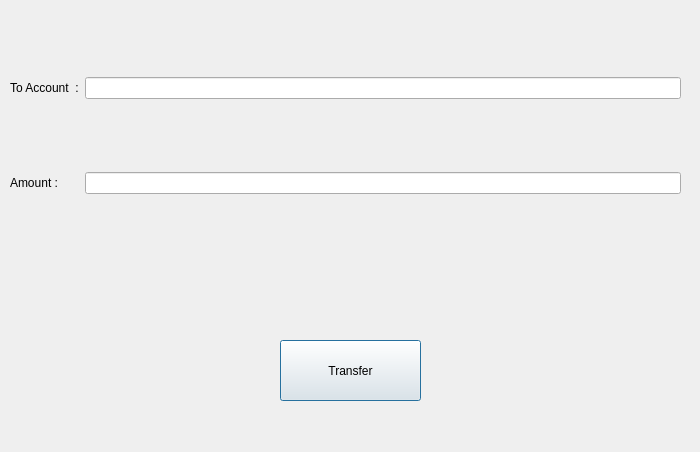
<?xml version="1.0" encoding="UTF-8"?>
<ui version="4.0">
 <class>TransferMoneyByAccount</class>
 <widget class="QDialog" name="TransferMoneyByAccount">
  <property name="geometry">
   <rect>
    <x>0</x>
    <y>0</y>
    <width>700</width>
    <height>452</height>
   </rect>
  </property>
  <property name="windowTitle">
   <string>Transfer Money</string>
  </property>
  <widget class="QPushButton" name="pushButton">
   <property name="geometry">
    <rect>
     <x>280</x>
     <y>340</y>
     <width>141</width>
     <height>61</height>
    </rect>
   </property>
   <property name="text">
    <string>Transfer</string>
   </property>
  </widget>
  <widget class="QWidget" name="gridLayoutWidget">
   <property name="geometry">
    <rect>
     <x>10</x>
     <y>10</y>
     <width>671</width>
     <height>251</height>
    </rect>
   </property>
   <layout class="QGridLayout" name="gridLayout">
    <item row="2" column="0">
     <widget class="QLabel" name="label_2">
      <property name="text">
       <string>Amount :</string>
      </property>
     </widget>
    </item>
    <item row="0" column="0">
     <widget class="QLabel" name="label">
      <property name="text">
       <string>To Account  :</string>
      </property>
     </widget>
    </item>
    <item row="0" column="1">
     <widget class="QLineEdit" name="toaccount"/>
    </item>
    <item row="2" column="1">
     <widget class="QLineEdit" name="amount"/>
    </item>
   </layout>
  </widget>
 </widget>
 <resources/>
 <connections/>
</ui>
